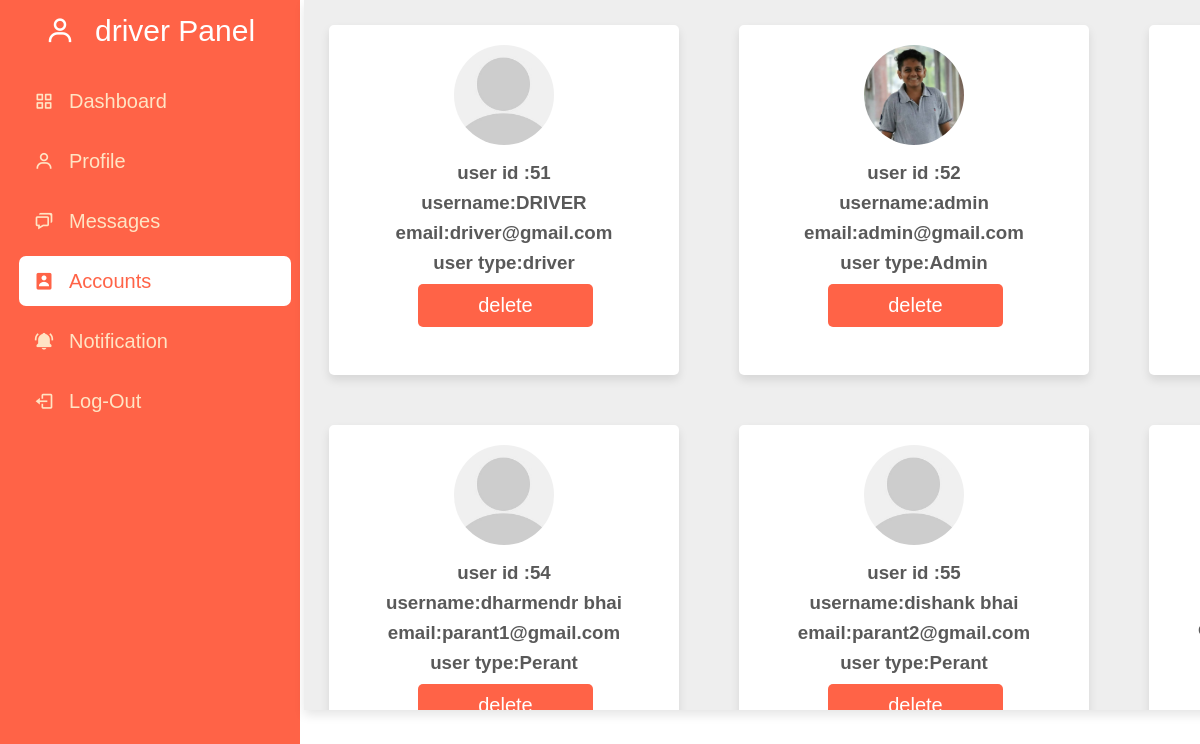
The app's page /admin_accounts.php (signed in) with its own data.
### tables this page shows
CREATE TABLE `users` (
  `id` int(255) NOT NULL,
  `name` varchar(255) NOT NULL,
  `email` varchar(255) NOT NULL,
  `password` varchar(255) NOT NULL,
  `user_type` varchar(255) NOT NULL DEFAULT 'user',
  `image` varchar(100) NOT NULL
);

### admin_accounts.php (the view, shortened to what this page needs)
<?php
@include 'config.php';
?>
<!DOCTYPE html>
<html lang="en">
<head>
    <link rel="stylesheet" type="text/css" href="./css/dashboard.css">
    <link href='https://unpkg.com/boxicons@2.1.4/css/boxicons.min.css' rel='stylesheet'>
</head>
<body>
    <div class="slidebar">
        <div class="logo_content">
            <div class="logo">
                <i class='bx bx-user'></i>
                <div class="logo_name"><?php echo $_SESSION['uname'] ?> Panel</div>
            </div>
        </div>
        <ul class="nav_list">
            <li>
                <a href="admin_page.php">
                    <i class='bx bx-grid-alt'></i>
                    <span class="link_name" class="active">Dashboard</span>
                </a>
            </li>
            <li>
                <a href="admin_profile.php">
                    <i class='bx bx-user'></i>
                    <span class="link_name">Profile</span>
                </a>
            </li>
            <li>
                <a href="admin_message.php">
                    <i class='bx bx-chat'></i>
                    <span class="link_name">Messages</span>
                </a>
            </li>
            <li>
                <a href="admin_accounts.php" class="active">
                    <i class='bx bxs-user-rectangle'></i>
                    <span class="link_name">Accounts</span>
                </a>
            </li>
            <li>
                <a href="admin_notification.php">
                    <i class='bx bxs-bell-ring'></i>
                    <span class="link_name">Notification</span>
                </a>
            </li>
            <li>
                <a href="logout.php">
                    <i class='bx bx-log-out'></i>
                    <span class="link_name">Log-Out</span>
                </a>
            </li>
        </ul>
    </div>
    <div class="main">
        <?php
            $select = mysqli_query($conn, "SELECT * FROM `users`") or die('query failed');
            while( $fetch = mysqli_fetch_assoc($select)){
        ?>
            <div class="account_box">
                <?php
                if($fetch['image'] == ''){
                    echo '<img src="img/default-avatar.png">';
                }else{
                    echo '<img src="uploaded_img/'.$fetch['image'].'">';
                }?>
                    <br>
                    <h3>user id :<?php echo $fetch['id']; ?></h3>
                    <h3>username:<?php echo $fetch['name']; ?></h3>
                    <h3>email:<?php echo $fetch['email']; ?></h3>
                    <h3>user type:<?php echo $fetch['user_type']; ?></h3>
                    <a href="admin_accounts.php?delete=<?= $fetch['id']; ?>" onclick="return confirm('delete this user?');">delete</a>
            </div>
        <?php } ?>
    </div>
</body>
</html>

### css/dashboard.css (style rules this page uses)
* { margin: 0; padding: 0; box-sizing: border-box; font-family: sans-serif; }
body { position: relative; width: 100%; min-height: 130vh; overflow: hidden; }
.slidebar { position: fixed; top: 0; left: 0; height: 100%; width: 300px; padding: 6px 14px; background: tomato; }
.slidebar .logo_content .logo { color: #fff; display: flex; height: 50px; width: 100%; align-items: center; justify-content: center; }
.logo_content .logo i { font-size: 30px; margin-right: 10px; cursor: pointer; }
.logo_content .logo .logo_name { font-size: 30px; font-weight: 400; cursor: pointer; }
.slidebar ul { margin-top: 20px; }
.slidebar ul li { position: relative; height: 50px; width: 100%; margin: 10px 5px; font-size: 20px; list-style: none; line-height: 50px; }
.slidebar ul li a { display: flex; align-items: center; text-decoration: none; color: bisque; transition: all 0.1s ease; }
.slidebar ul li .active { color: tomato; background: #fff; border-radius: 7px; }
.slidebar ul li i { height: 50px; min-width: 50px; line-height: 50px; border-radius: 12px; text-align: center; }
.main { position: fixed; height: 710px; width: 1230px; margin-left: 304px; background-color: #eee; box-shadow:0 5px 10px rgba(0,0,0,.1); overflow-x: hidden; overflow-y: auto; }
.account_box { background-color:#fff; height: 163px; width: 350px; margin: 25px; box-shadow:0 5px 10px rgba(0,0,0,.1); text-align: center; border-radius: 5px; }
.main { overflow-x: hidden; overflow-y: auto; display: grid; grid-template-columns: repeat(auto-fit, minmax(25rem, 1fr)); align-items: flex-start; }
.account_box { height: 350px; width: 350px; }
.main .account_box h3 { margin: 8px; color: rgba(51, 51, 51, 0.817); }
.main .account_box a { width: 50%; border-radius: 5px; padding:10px 30px; color:#fff; display: block; margin-left:89px; text-align: center; cursor: pointer; font-size: 20px; margin-top: 10px; text-decoration: none; background-color: tomato; }
.main .account_box img { margin-top: 20px; height: 100px; width: 100px; border-radius: 50%; object-fit: cover; margin-bottom: 5px; }

### records on screen
users: id "51", name "DRIVER", email "driver@gmail.com", user_type "driver"
users: image (picture), id "52", name "admin", email "admin@gmail.com", user_type "Admin"
users: id "54", name "dharmendr bhai", email "parant1@gmail.com", user_type "Perant"
users: id "55", name "dishank bhai", email "parant2@gmail.com", user_type "Perant"

### other values on screen
$_SESSION['uname'] "driver"
